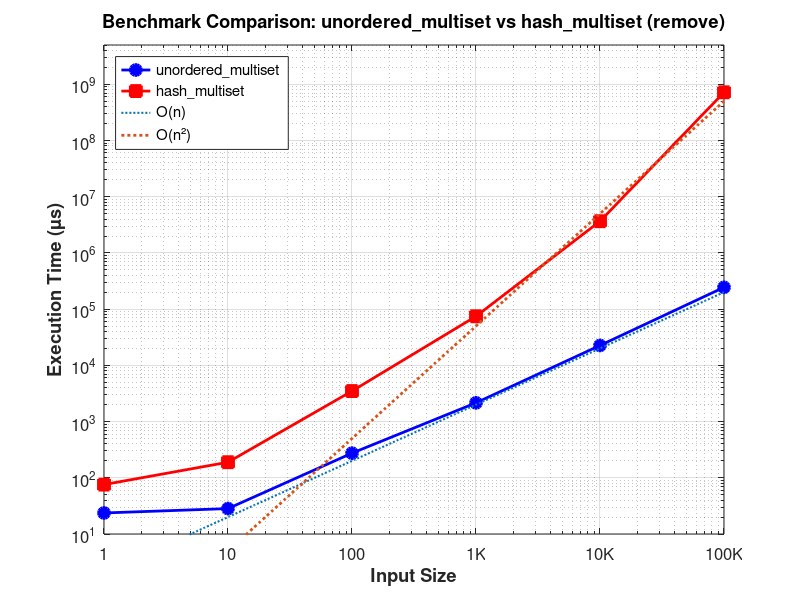

Reproduce this figure in MATLAB.
% Dataset of unordered_multiset
x1 = [1, 10, 100, 1000, 10000, 100000];
y1 = [23.67, 28.33, 274.33, 2155.33, 22609.33, 244564.67];

% Dataset of hash_multi_set
x2 = [1, 10, 100, 1000, 10000, 100000];
y2 = [75.67, 189.33, 3489.67, 74664, 3665868, 720109811];

% Create a new figure with a specific size
figure('Position', [100, 100, 800, 600]);

loglog(x1, y1, 'b-o', 'LineWidth', 2, 'MarkerSize', 8, 'MarkerFaceColor', 'b');
hold on;
loglog(x2, y2, 'r-s', 'LineWidth', 2, 'MarkerSize', 8, 'MarkerFaceColor', 'r');

% Generate reference lines for different complexity classes
x_ref = logspace(0, 5, 100); % Generate 100 points from 10^0 to 10^5

% Scale factors to position the reference lines appropriately
% c_const = 100;
% c_log = 20;
c_linear = 2;
c_quadratic = 0.05;

% O(1) - Constant time
% y_const = c_const * ones(size(x_ref));
% loglog(x_ref, y_const, '--', 'Color', [0.5, 0.5, 0.5], 'LineWidth', 1.5);

% O(log n) - Logarithmic time
% y_log = c_log * log10(x_ref);
% loglog(x_ref, y_log, '-.', 'Color', [0.0, 0.7, 0.0], 'LineWidth', 1.5);

% O(n) - Linear time
y_linear = c_linear * x_ref;
loglog(x_ref, y_linear, ':', 'MarkerFaceColor', 'r', 'LineWidth', 1.5);

% O(n^2) - Quadratic time
y_quadratic = c_quadratic * x_ref.^2;
loglog(x_ref, y_quadratic, ':', 'MarkerFaceColor', 'b', 'LineWidth', 2);

% Add grid lines
grid on;

% Add labels and title
xlabel('Input Size', 'FontSize', 14, 'FontWeight', 'bold');
ylabel('Execution Time (µs)', 'FontSize', 14, 'FontWeight', 'bold');
title('Benchmark Comparison: unordered\_multiset vs hash\_multiset (remove)', 'FontSize', 16, 'FontWeight', 'bold');

% Add legend
% 'O(1)', 'O(log n)',
legend('unordered\_multiset', 'hash\_multiset', 'O(n)', 'O(n²)', 'Location', 'northwest');

% Customize the appearance
set(gca, 'FontSize', 12);
set(gca, 'XTickLabel', {'1', '10', '100', '1K', '10K', '100K'});

% Adjust y-axis limits to better visualize the data
ylim([10, 5000000000]);